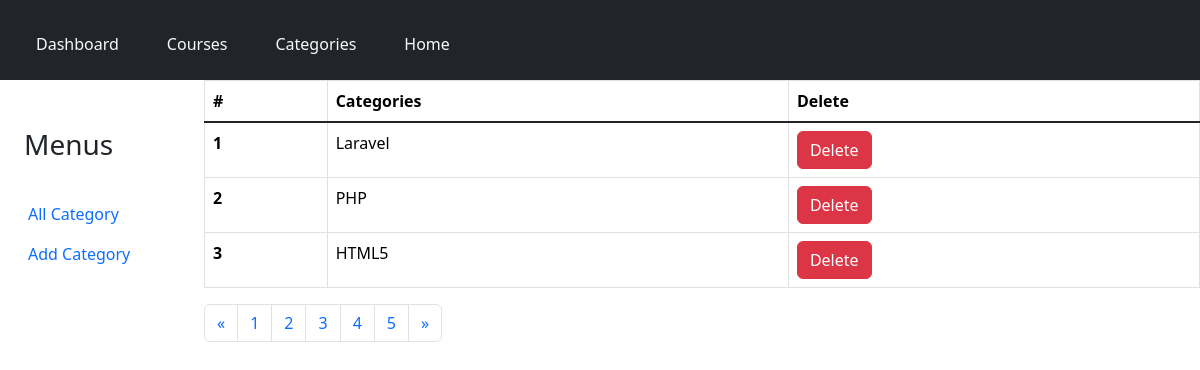
Page /d_category.php (signed in) on the committed database.
### tables this page shows
CREATE TABLE `category` (
  `id` int(11) NOT NULL,
  `CategoryName` varchar(255) NOT NULL,
  `categoryDescription` varchar(255) NOT NULL
);

### categoryController.php (called while the page is built, shortened)
<?php
    function getAllCategories($conn){
        $sql_display_query = "SELECT id, categoryName FROM category";
        $category = $conn->query($sql_display_query);
        return $category;
    }
?>

### d_category.php (the view)
<?php
require_once('backend/component/header.php');
require_once('backend/component/d_category__sidebar.php');
?>
    <div class="col-10">
        <table class="table table-bordered">
            <thead>
            <tr>
                <th scope="col">#</th>
                <th scope="col">Categories</th>
                <th scope="col">Delete</th>
            </tr>
            </thead>
            <tbody class="table-group-divider">
            <?php
            $categories = getAllCategories($conn);
            if($categories->num_rows>0){
                while($row = $categories->fetch_assoc()){
                ?>
                <tr>
                    <th scope="row"><?php echo $row["id"]; ?></th>
                    <td><?php echo $row["categoryName"]; ?></td>
                    <td><a href="" class="btn btn-danger">Delete</a></td>
                </tr>
                <?php
                }
            }else{
                echo "<tr> failed</tr>";
            }
            ?>
            </tbody>
      </table>
      <nav aria-label="Page navigation example">
        <ul class="pagination">
            <li class="page-item"><a class="page-link" href="#" aria-label="Previous"><span aria-hidden="true">&laquo;</span></a></li>
            <li class="page-item"><a class="page-link" href="#">1</a></li>
            <li class="page-item"><a class="page-link" href="#">2</a></li>
            <li class="page-item"><a class="page-link" href="#">3</a></li>
            <li class="page-item"><a class="page-link" href="#">4</a></li>
            <li class="page-item"><a class="page-link" href="#">5</a></li>
            <li class="page-item"><a class="page-link" href="#" aria-label="Next"><span aria-hidden="true">&raquo;</span></a></li>
        </ul>
      </nav>
    </div>
</div>

### rows in the picture
category: id "1", CategoryName "Laravel"
category: id "2", CategoryName "PHP"
category: id "3", CategoryName "HTML5"
